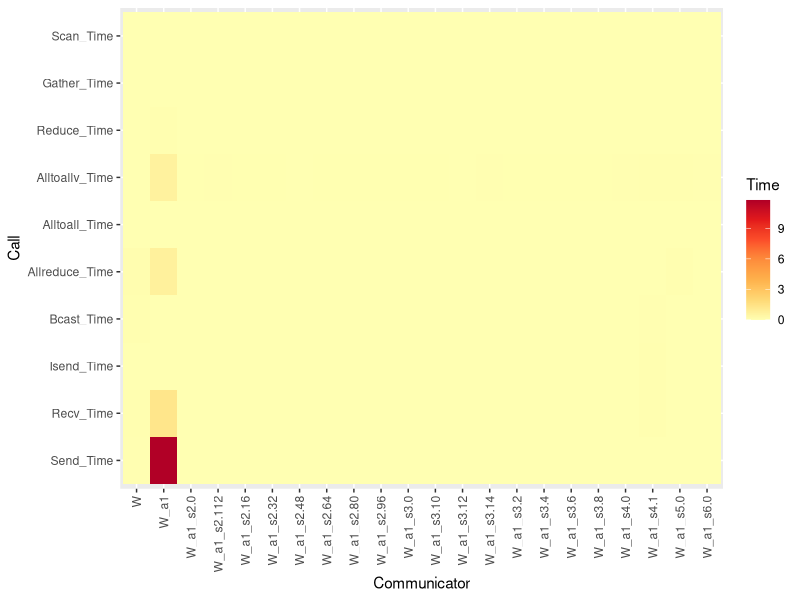
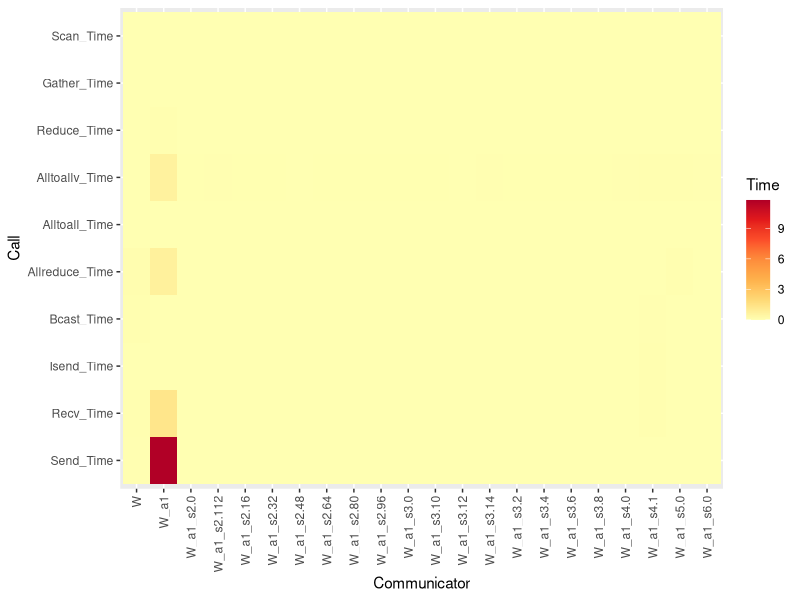

Recreate these plots in R, in order.
df<-read.csv("splatt_256procs_med5tns.csv",header=TRUE,skip=5)
library(ggplot2)

#g<-ggplot(data=df, aes(x=dose, y=len, fill=supp)) +
#  geom_bar(stat="identity")
df <- df[,colSums(df !=0) > 0]
df <- df[df$Comm != "NULL", ]

library(tidyverse)
df <- df %>% select(ends_with(c("_Time", "Comm")))
#df <- df %>% select()

#str(df)

library(reshape)

library(RColorBrewer)
#library(viridis)

df2 <- melt(df)
str(df2)
colnames(df2) <- c("Communicator", "Call", "Time")
#heatmap(as.matrix(df2[,-1]))
#library(RColorBrewer)
#coul <- colorRampPalette(brewer.pal(8, "PiYG"))(25)
g <- ggplot(df2, aes(x = Communicator, y = Call, fill = Time)) +
  geom_tile() + theme(axis.text.x = element_text(angle = 90, vjust = 0.5, hjust=1)) + 
  scale_fill_distiller(palette = 18,direction = 1)
  #scale_fill_viridis()
#scale_fill_gradient(low="yellow",high="black",space="Lab")
#scale_fill_gradient(low = "#ff2D00",high = "#ffffff",guide = "colorbar")
library(svglite)
ggsave(file="splatt_128procs.svg", plot=g, width=10, height=8)
print(g)
